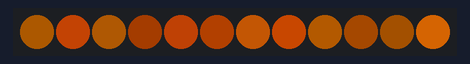
This sketch was run on a simulated Arduino Uno, built with avr-gcc and run on an emulated ATmega328P. On the bench: 12 RGB LEDs in strip order, left to right. Dim RGB values are drawn brighter than linear; random numbers use the default seed unless the sketch sets one.

Above: at 0.15 s.
At 6.53 s:
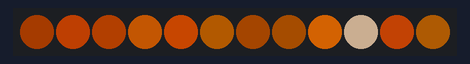
At 12.3 s:
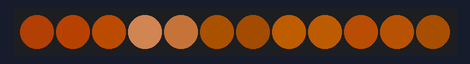
At 18.37 s:
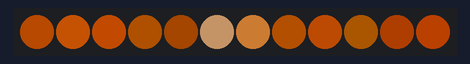
At 24.45 s:
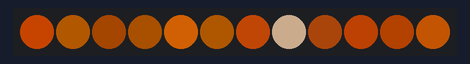
At 36.6 s:
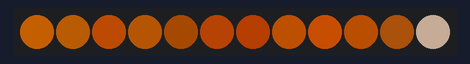

The sketch:

memoryCore.ino
```cpp
// SkullOS
// Skull light show

#include <FastLED.h>

//Config
#define OUT_DATA 0
#define NUM_LEDS 12

#define FPS 100
#define FRAME_DELAY 1000 / FPS
#define NUM_SPARKS 2

#define BG_STEP_SIZE 12
#define BG_HUE_WIDTH 10
#define BG_SAT_WIDTH 48
#define BG_VAL_WIDTH 128

#define HUE_HAPPY 24
#define HUE_SAD 135

CRGB leds[NUM_LEDS];
uint16_t pos;

uint8_t pattern[NUM_LEDS][3]; // H, S, V

uint16_t mood = 0;

#define ARRAY_SIZE(A) (sizeof(A) / sizeof((A)[0]))

#include "spark.h"
#include "color.h"

Sparkler sparks[NUM_SPARKS];

void setup() {
  //Serial.begin(57600);
  // Setup LED driver
  FastLED.addLeds<NEOPIXEL, OUT_DATA>(leds, NUM_LEDS).setCorrection(TypicalLEDStrip);

//  pinMode(5, INPUT);
//  digitalWrite(5, HIGH);

  // Get our house in order before we begin
  //doBrightness();
  //FastLED.setDither( 0 );
  FastLED.setBrightness(192);
  random16_add_entropy(analogRead(1) << 4);

  // Init sparks with our LED array
  for (uint8_t i=0; i < NUM_SPARKS; ++i) {
    sparks[i].init(leds, NUM_LEDS);
  }

  initPattern();
}

void loop() {
//  if (digitalRead(5)) {
//    mood = 11 << 8;
//  } else {
//    mood = 0;
//  }
  // Call next frame
  doBG();
  //fill_solid(leds, NUM_LEDS, CRGB::Black);
  doSparks();

  EVERY_N_SECONDS( 6 ) {
    sparks[0].start(
      CRGB::White,  // color
      100,          // strength
      1,            // width
      72,           // direction/speed
      16             // lifespan
    );
  }

  // Update brightness
  //EVERY_N_SECONDS( 1 ) { doBrightness(); }
  //EVERY_N_SECONDS( 10) { switchAnimations(); }
  FastLED.show();
  FastLED.delay(FRAME_DELAY);
}

////////////////////////////////////////////////////////
// Show functions
//
// Each call should be one frame


void doBG() {
  // Background
  uint8_t fract = pos & 0xFF;

  for (int i=0; i < NUM_LEDS; ++i) {
    uint8_t curr = wrapPos(i + (pos >> 8));
    uint8_t nxt = wrapPos(curr + 1);

    leds[i] = blend(
      bgClr(getMood(i), curr),
      bgClr(getMood(i), nxt),
      fract
    );

    //leds[i] = bgClr(0, nxt);
  } // each led

  //fill_solid(leds, NUM_LEDS, CHSV(64, 255, 232));
  //fill_solid(leds, NUM_LEDS, CRGB::Black);

  pos += BG_STEP_SIZE;
  if (pos >= NUM_LEDS << 8 ) { pos -= (NUM_LEDS << 8); }
}

void doSparks() {
  for (int i=0; i < NUM_SPARKS; i++) {
    sparks[i].doFrame();
  }
}

//// Set a pixel with subpixel rendering.
//void setSub(struct CRGB * leds, uint16_t index, CRGB color) {
//  // Calc our base pixel and secondary
//  uint16_t curr = index >> 8;
//  uint16_t next = curr + 1;
//  // Wrap next
//  if (next == NUM_LEDS) { next = 0; }
//  // Calc our fractional portion
//  uint8_t frac = (index & 0xFF);
//
//  leds[curr] = blend(leds[curr], color, (255 - frac));
//  leds[next] = blend(leds[next], color, (frac));
//}

uint8_t wrapPos(uint8_t p) {
  if (p >= NUM_LEDS) {
    p -= NUM_LEDS;
  }
  return p;
}
```

color.h
```cpp
CHSV bgClr(uint8_t moo, uint8_t index) {
  uint8_t base_hue = HUE_HAPPY;
  uint8_t sat = 255 - pattern[index][1];
  uint8_t val = 255 - pattern[index][2];


  if (moo > 191) {
    base_hue = HUE_SAD; //map(moo, 192, 255, HUE_HAPPY, HUE_SAD);
  }

  return CHSV(
    base_hue + pattern[index][0],
    sat,
    val
  );
}

#define BASE_LED 6
uint8_t getMood(uint8_t led) {
  if (mood >= NUM_LEDS << 8) { return 255; }

  uint8_t start_led;
  uint8_t end_led;
  uint8_t stp = mood >> 8;

  if (stp <= BASE_LED) {
    start_led = BASE_LED - stp;
  } else {
    start_led = NUM_LEDS - stp + BASE_LED;
  }

  if (stp < NUM_LEDS - BASE_LED) {
    end_led = BASE_LED + stp;
  } else {
    end_led = stp - (NUM_LEDS - BASE_LED);
  }

  if (led > start_led && led < end_led) {
    return 255;
  } else if (led == start_led || led == end_led) {
    return mood & 0xFF;
  }

  return 0;
}


void initPattern() {
  for (int i=0; i < NUM_LEDS; ++i) {
      pattern[i][0] = random8(BG_HUE_WIDTH);
      pattern[i][1] = random8(BG_SAT_WIDTH);
      pattern[i][2] = random8(BG_VAL_WIDTH);
  }
}
```

spark.h
```cpp
#define FADE_STEPS 4

class Sparkler {
  public:
    CRGB *outputs;
    uint16_t num_leds;

    CRGB color;
    uint8_t strength = 255;
    uint16_t life;
    uint16_t pos;
    int8_t dir;
    uint8_t width;

    void doFrame(void);
    boolean isActive(void);
    void start(CRGB clr, uint8_t str, uint8_t wdth, int8_t dr, uint16_t lfe);
    void init(CRGB *leds, uint16_t num);

  private:
    uint8_t last_pos;
    uint16_t age;
    void draw(void);
    uint16_t wrapPos(uint16_t p);
};

boolean Sparkler::isActive(void) {
  return life > 0;
}

void Sparkler::doFrame(void) {
  // Bail if we are not active
  if (!this->isActive()) {
    return;
  }

  // Draw segment
  this->draw();

  // Update vars
  pos += dir;
  if (pos >= num_leds << 8) { pos -= num_leds << 8; }
  // Update life & age on whole pixel movements
  if (pos >> 8 != last_pos) {
    --life;
    ++age;
    last_pos = pos >> 8;
  }

}

void Sparkler::start(CRGB clr, uint8_t str, uint8_t wdth, int8_t dr, uint16_t lfe) {
  color = clr;
  width = wdth;
  dir = dr;
  life = lfe;
  strength = str;
  age = 0;
  pos = 0;
}

// Wraps around LED indices that are past the end of the string
uint16_t Sparkler::wrapPos(uint16_t p) {
  if (p >= num_leds) {
    p -= num_leds;
  }
  return p;
}

void Sparkler::draw(void) {
  uint16_t s; // Scratch pad
  uint8_t b; // blend scratch

  // First LED
  uint16_t curr = pos >> 8;

  // Calc fade in/out
  uint8_t fade = strength;
  if (age < FADE_STEPS) {
    fade = scale8(
      ease8InOutApprox(pos / FADE_STEPS),
      strength
    );
  }
  if (life < FADE_STEPS + 1) {
    fade = scale8(
      ease8InOutApprox(((life << 8) - FADE_STEPS - (pos & 0xFF)) / FADE_STEPS),
      strength
    );
  }

  // Calc our fractional portion
  uint8_t frac = (pos & 0xFF);

  // Set first LEDs
  b = scale8(fade, 255 - frac);
  outputs[curr] = blend(outputs[curr], color, b);
  // Set last LED
  s = this->wrapPos(curr + width);
  b = scale8(fade, frac);
  outputs[s] = blend(outputs[s], color, b);

  // Fill gap
  for (uint8_t i = 1; i < width; ++i) {
    s = this->wrapPos(curr + i);
    outputs[s] = blend(outputs[s], color, fade);
  }
}

void Sparkler::init(CRGB *leds, uint16_t num) {
  outputs = leds;
  num_leds = num;
}
```
